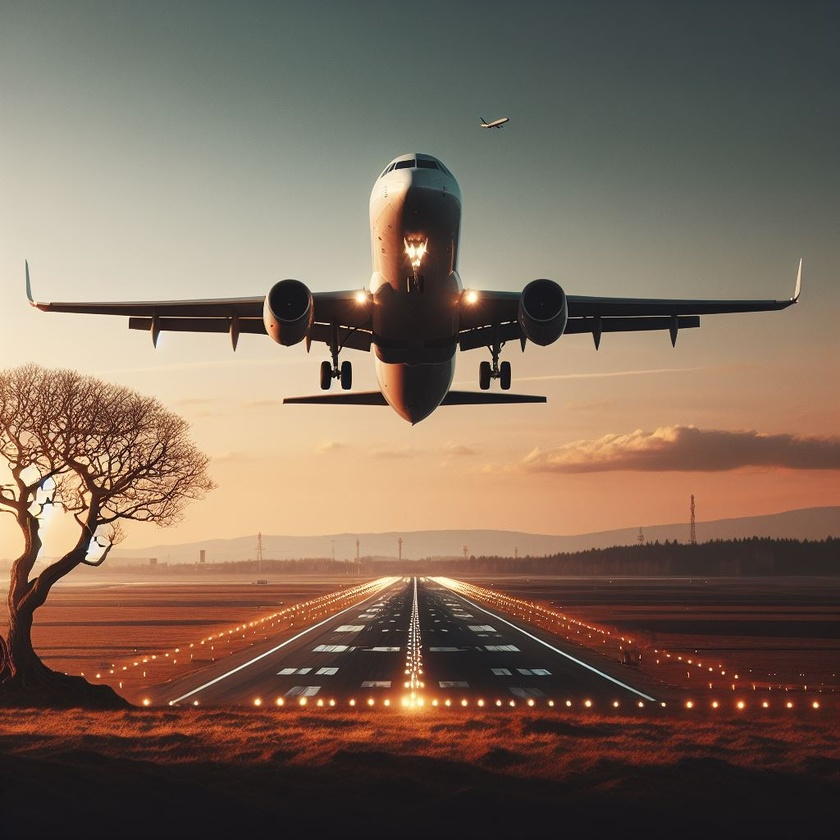
#> input picture images/Aviao.jpeg, 840 x 840 px, shrunk from 1024 x 1024 before the run, found by its file name; its folder holds only this picture in this run
$ python espacoCores.py
#> lines starting #> are read from the running program, lines starting #| are printed output that depends on the picture
import os
import cv2
import matplotlib.pyplot as plt

dir = './Vis-o-computacional/images/'

for arquivo in os.listdir(dir):
    if arquivo.endswith('.jpeg'):
        img = cv2.imread(dir + arquivo)
#> img is the input picture: shape (840, 840, 3); mean B, G, R 90, 105.5, 125.4

        img_rgb = cv2.cvtColor(img, cv2.COLOR_BGR2RGB)
        img_gray = cv2.cvtColor(img, cv2.COLOR_BGR2GRAY)
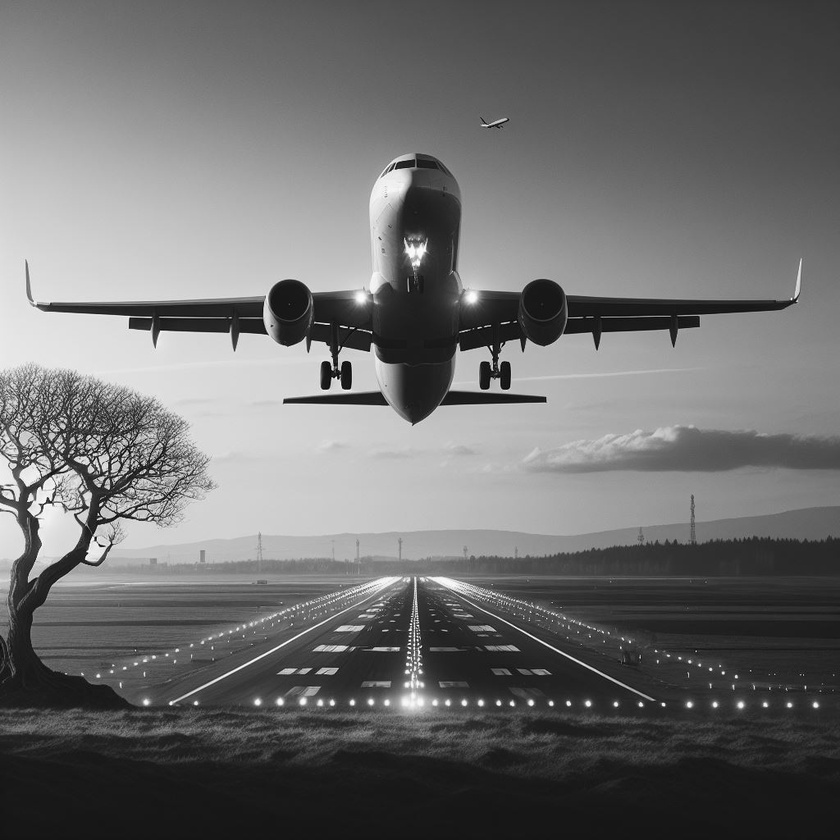
#> img_gray: shape (840, 840); min 1, max 254, mean 109.7
        img_hsv = cv2.cvtColor(img, cv2.COLOR_BGR2HSV)
#> img_hsv: shape (840, 840, 3); mean H, S, V 40.1, 74.2, 127.6
        img_hls = cv2.cvtColor(img, cv2.COLOR_BGR2HLS)
#> img_hls: shape (840, 840, 3); mean of channels 0, 1, 2 40.1, 108.3, 69.7


        imagens = [img_rgb,img_gray,img_hsv,img_hls]

        for i in range(4):
            plt.subplot(2,2,i+1)
            plt.imshow(imagens[i],'gray')
            plt.xticks([]),plt.yticks([])
        plt.show()
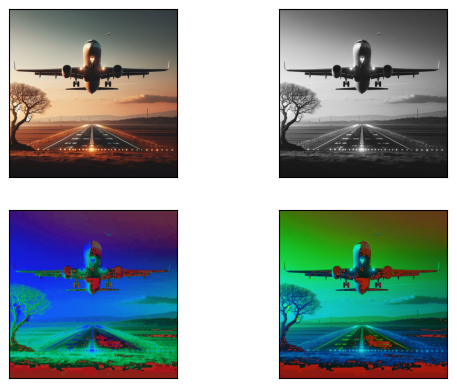
#> figure drawn by matplotlib, 4 panels


        plt.show()
